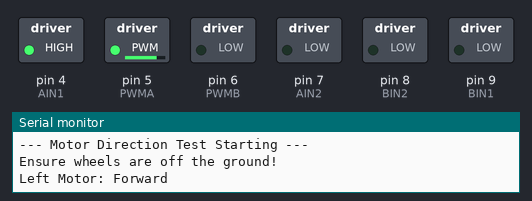
This sketch was run on a simulated Arduino Uno, built with avr-gcc and run on an emulated ATmega328P. Shown: switched loads named in the sketch (green lamp = pin HIGH), the last lines printed to the serial monitor.

Above: at 0.1 s.
At 2.1 s:
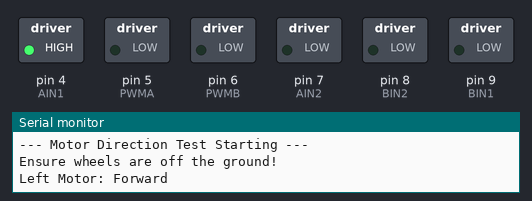
At 8.1 s:
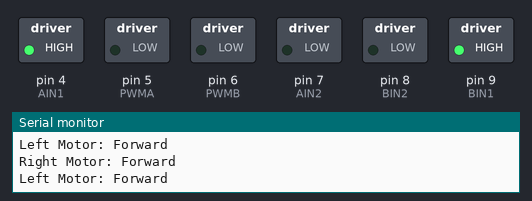
At 18.1 s:
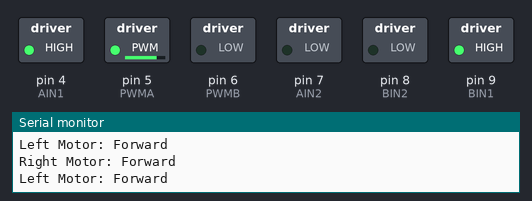
At 39.1 s:
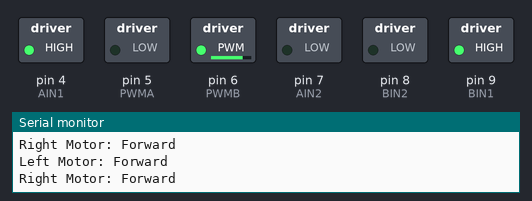
Timing chart, 0 to 40.0 s (numbered marks = the images above):
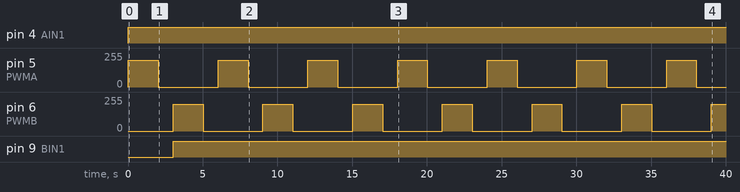

The sketch:

motor_rotating.ino
```cpp
// --- Pin Definitions ---
const int AIN1 = 4;   // Left Motor Direction 1
const int AIN2 = 7;   // Left Motor Direction 2
const int PWMA = 5;   // Left Motor Speed (PWM)

const int BIN1 = 9;   // Right Motor Direction 1 (Updated)
const int BIN2 = 8;   // Right Motor Direction 2
const int PWMB = 6;   // Right Motor Speed (PWM) (Updated)

const int STBY = 5;   //Connect TB6612 STBY to Arduino 5V pin!

void setup() {
  Serial.begin(9600);

  // Set all motor pins as OUTPUT
  pinMode(AIN1, OUTPUT);
  pinMode(AIN2, OUTPUT);
  pinMode(PWMA, OUTPUT);

  pinMode(BIN1, OUTPUT);
  pinMode(BIN2, OUTPUT);
  pinMode(PWMB, OUTPUT);

  Serial.println("--- Motor Direction Test Starting ---");
  Serial.println("Ensure wheels are off the ground!");
}

void loop() {
  // 1. TEST LEFT MOTOR FORWARD
  Serial.println("Left Motor: Forward");
  digitalWrite(AIN1, HIGH);
  digitalWrite(AIN2, LOW);
  analogWrite(PWMA, 200); // 100/255 speed
  delay(2000);

  // Stop
  analogWrite(PWMA, 0);
  delay(1000);

  // 2. TEST RIGHT MOTOR FORWARD
  Serial.println("Right Motor: Forward");
  digitalWrite(BIN1, HIGH);
  digitalWrite(BIN2, LOW);
  analogWrite(PWMB, 200);
  delay(2000);

  // Stop
  analogWrite(PWMB, 0);
  delay(1000); // Wait 3 seconds before repeating
}
```

Measured:
- by itself, pin 4 (AIN1): LOW → HIGH at 0.03 s
- by itself, pin 5 (PWMA), pin 6 (PWMB): alternates 200/255 for 2.0 s and 0/255 for 4.0 s
- by itself, pin 9 (BIN1): LOW → HIGH at 3.0 s
